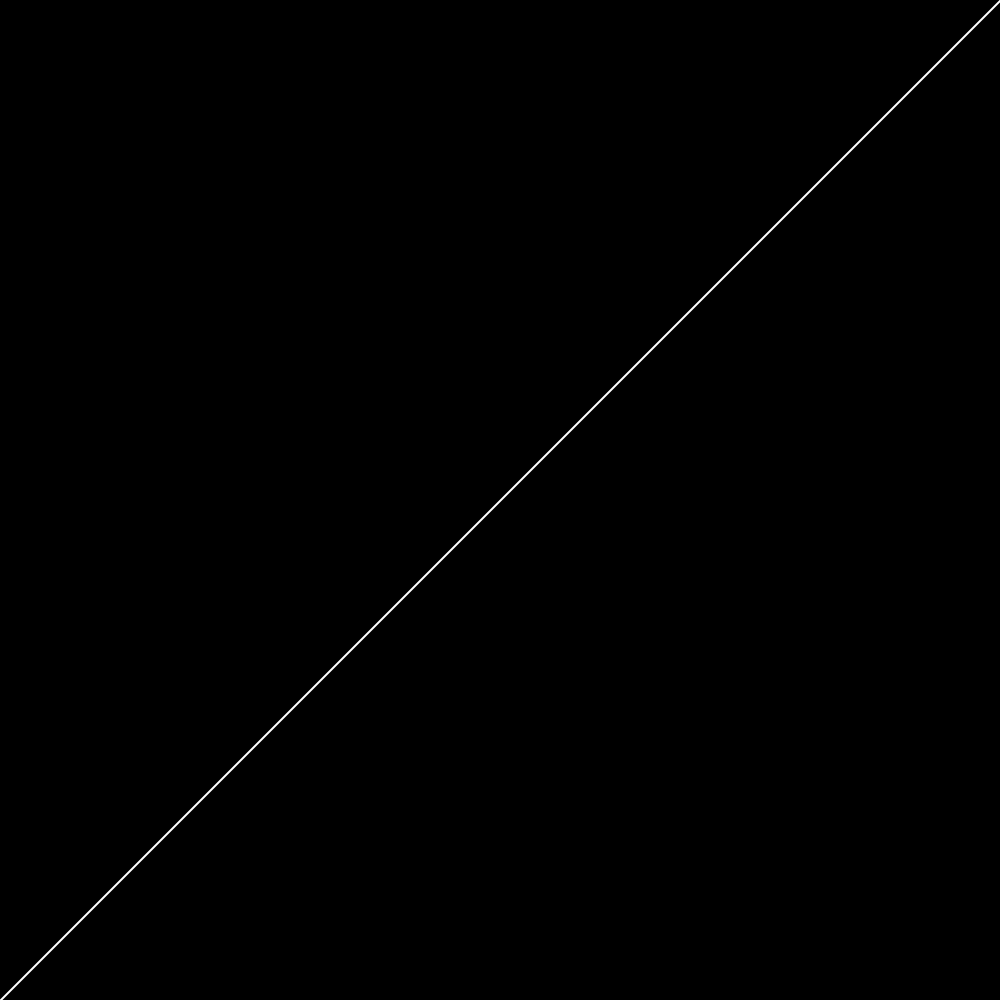
Frame 1 (no input)
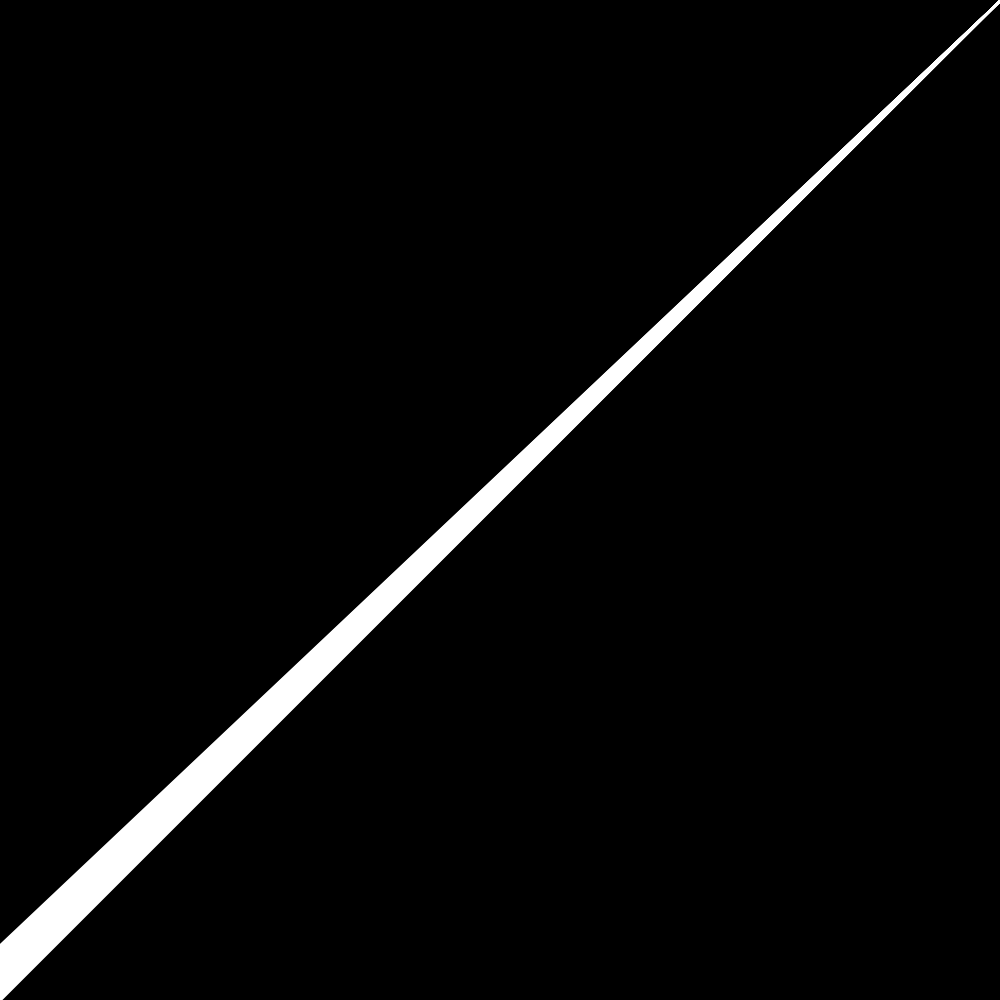
Frame 60 (the mouse pressed at the canvas centre just before this capture)
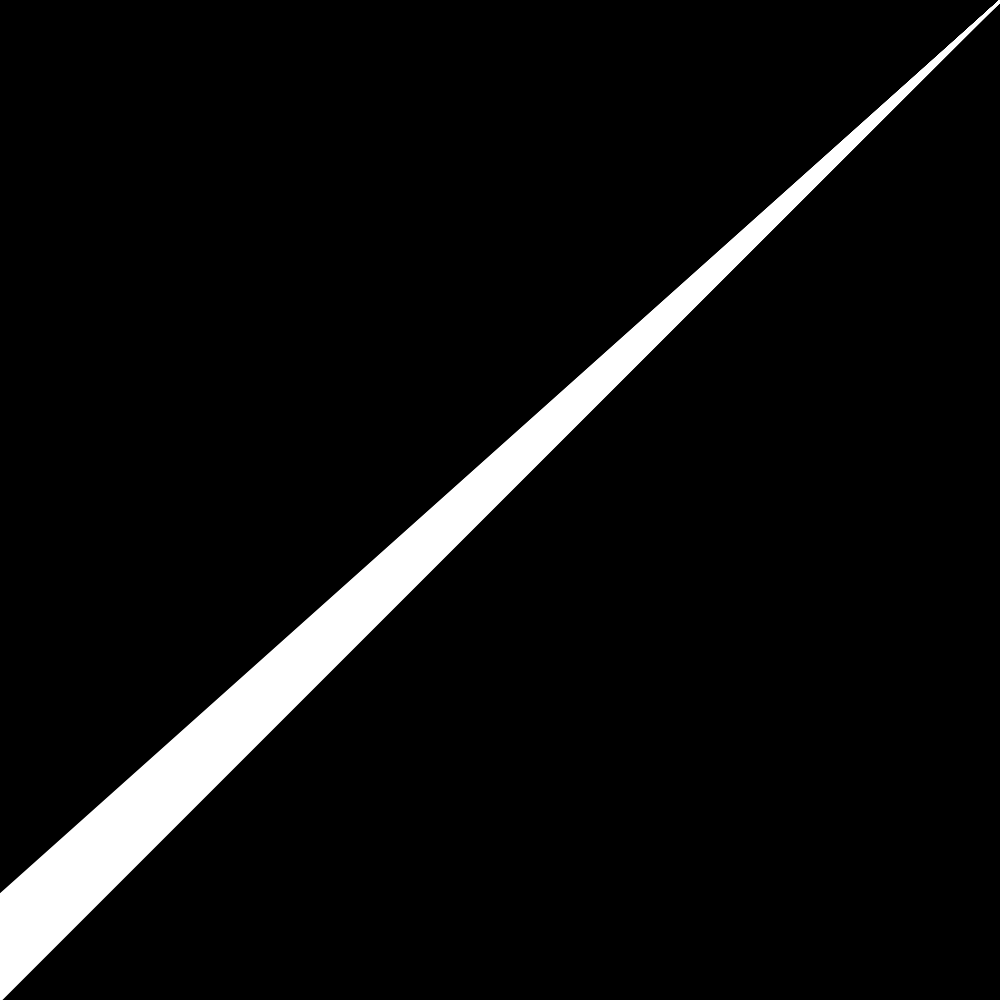
Frame 120 (the mouse held since frame 60 and released just before this capture)

The Processing sketch that drew these frames (run headless with seeded random() and noise(); from frame 60 on, the mouse is pressed at the canvas centre):

// Processing sketch: Bshapes
// ── Bshapes.pde
int swap = 1;

Trap t1;
Trap[] traps = new Trap[1];

ArrayList<Trap> trapezoids = new ArrayList<Trap>();

int isItBlack = 1; 

movingLine Lopening, L1,L2,L3,L4,L5,L6,L7,L8, L9, L10, L11, L12;

void setup(){
  size(1000, 1000);
  background(0);
  frameRate(130);
  
  trapezoids.add(new Trap(.5,.5,.5,.5,.5,.5,.5,.5,-1));
  
  traps[0]= new Trap(.5,.5,.5,.5,.5,.5,.5,.5,-1);
  Lopening = new movingLine(width,0,0,height);
  L1 = new movingLine(width,0,0,height);
  L2 = new movingLine(width/2,height,0,height);
  L3 = new movingLine(0,height,width/2,height);
  L4 = new movingLine(0,height,0,height/2);

  L5 = new movingLine(width,0,width,height);
  L6 = new movingLine(0,0,width,0);

  L7 = new movingLine(width/2,height-height/2, width-width/3, height-height/2);
  L8 = new movingLine(L7.rightX,L7.rightY,L7.rightX, 2*height/3);

  L9 = new movingLine(width/2,height-height/2, width-width/3, height-height/2);
  L10 = new movingLine(width/2,height-height/2, width-width/3, height-height/2);

  L11 = new movingLine(L8.rightX,L8.rightY,L8.rightX,L8.rightY);
  L12 = new movingLine(L7.rightX, L7.rightY, L7.rightX, L7.rightY);
  


}


void draw(){

if (frameCount*6/10 < 500){
   stroke(255);
  strokeWeight(2);
  Lopening.drawLine();
  Lopening.shift(0,0,-1,0);
  if(swap == -1){
  flipHalf();
  }

}

if (frameCount*6/10 >=500 && frameCount*6/10 <=1000){
  stroke(50);
  strokeWeight(2);
  L1.drawLine();
  L1.shift(0,0,0,1);
  if(swap == -1){
  flipHalf();
  }

  


}

if (frameCount*6/10 >=1000 && frameCount*6/10 <=1300){
  stroke(0);
  L2.drawLine();
  L2.shift(0,0,0,-1);

  if(swap == -1){
  flipHalf();
  }


}

if (frameCount*6/10>1000 && frameCount*6/10 <=1500){
  stroke(0);
  L3.drawLine();
  L3.shift(.5,-.5,0,0);
  L4.drawLine();
  L4.shift(.5,-.5,0,0);

  if(swap == -1){
  flipHalf();
  }


}

if (frameCount*6/10>1500 && frameCount*6/10 <= 2100){
  stroke(0);
  L5.drawLine();
  L5.shift(-1,0,-.5,0);
  L6.drawLine();
  L6.shift(0,.5,0,1);

  if(swap == -1){
  flipHalf();
  }

  

}

if (frameCount*6/10>=2100 && frameCount*6/10 <=2300){
    stroke(255);
    L7.drawLine();
    L7.shift(0,0,-1,-.5);

    L8.leftX=L7.rightX;
    L8.leftY=L7.rightY;
    L8.rightX=L7.rightX;
    L8.rightY=L7.rightY+250;

    L12.leftX=L7.leftX+170;
    L12.leftY=L7.leftY;
    L12.rightX=L7.rightX+170;
    L12.rightY=L7.rightY;

    if(swap == -1){
    flipHalf();
  }


}

if (frameCount*6/10>2300 && frameCount*6/10 <=2400){
    stroke(200);
    L8.drawLine();
    L8.shift(1,1,1,1);
    L11.leftX=L8.rightX;
    L11.leftY=L8.rightY;
    L11.rightX=L8.rightX-170;
    L11.rightY=L8.rightY-170;

    if(swap == -1){
  flipHalf();
  }


}

if (frameCount*6/10 >2400 && frameCount*6/10 <=2500){
    strokeWeight(3);
    stroke(50);
    L9.drawLine();
    L9.shift(0,1.5,-.5,1.5);
    strokeWeight(2);
    stroke(255);
    L10.drawLine();
    L10.shift(-1,-1,-1,-1);

    if(swap == -1){
  flipHalf();
  }


}

if (frameCount*6/10 >2500 && frameCount*6/10 <= 2600){

  stroke(255);
  L11.drawLine();
  L11.shift(-1,0,-1,0);

  if(swap == -1){
  flipHalf();
  }



}

if (frameCount*6/10 >2600 && frameCount*6/10<=2700){
  stroke(200);
  L11.drawLine();
  L11.shift(0,1,0,1);
  L12.drawLine();
  L12.shift(0,-1,0,-1);

  if (frameCount == 2700){


  }

  if(swap == -1){
  flipHalf();
  }



}



if (frameCount*6/10>2700 && frameCount*6/10<=2800){
  stroke(255);
  L11.drawLine();
  L11.shift(-1,0,-1,0);
  L12.drawLine();
  L12.shift(1,0,1,0);

  if(swap == -1){
  flipHalf();
  }


}

if (frameCount*6/10>2800 && frameCount*6/10<=2900){
  stroke(200);
  L11.drawLine();
  L11.shift(0,1,0,1);
  L12.drawLine();
  L12.shift(0,-1,0,-1);

  if(swap == -1){
  flipHalf();
  }



}

if (frameCount*6/10>2900 && frameCount*6/10<=3000){
  stroke(255);
  L11.drawLine();
  L11.shift(-1,0,-1,0);
  L12.drawLine();
  L12.shift(1,0,1,0);

  if(swap == -1){
  flipHalf();
  }



}

if (frameCount*6/10>3000 && frameCount*6/10<=3100){
  stroke(200);
  L12.drawLine();
  L12.shift(0,-1,0,-1);

  if(swap == -1){
  flipHalf();
  }



}

if (frameCount*6/10>3100 && frameCount*6/10<=5000){
   if (frameCount%300==0){
  trapezoids.add(new Trap(random(.3,.7),random(.3,.7),random(.4,.7),random(.3,.7),random(.3,.7),random(.3,.7),random(.3,.7),random(.3,.7), isItBlack));
  isItBlack = isItBlack*-1;
  }
  
  for (int i = 0; i< trapezoids.size(); i++){
    Trap t = trapezoids.get(i);
    t.drawTrap();
  
  }
   if(swap == -1){
  flipHalf();
  }
  
}

if (frameCount*6/10>5000 && frameCount*6/10<=6200){
    for (int i = 0; i< trapezoids.size(); i++){
    Trap t = trapezoids.get(i);
    t.drawTrap();
  
  }
   if(swap == -1){
  flipHalf();
  }
  
}

if (frameCount*6/10>6200){
  for (int i= trapezoids.size()-1;i>=0;i--){
    trapezoids.remove(i);
  } 
  frameCount = -1;
  swap = swap*-1;
 }

}

void flipHalf() {
  loadPixels();
  for (int x=width/2; x<width; x++) {
    for (int y=0; y<height; y++) {
      pixels[x+y*width] = pixels[(width-x)+y*width];
    }
  }
  updatePixels();
}

void flipVert() {
  loadPixels();
  for (int y=height/2; y<height; y++) {
    for (int x=0; x<width; x++) {
      pixels[x+y*height] = pixels[(height-y)+x*height];
    }
  }
  updatePixels();
}

// ── Trap.pde

 
class Trap {
   float TLX;
   float TLY;
   float TRX;
   float TRY;
   float BLX;
   float BLY;
   float BRX;
   float BRY;
   float x1=0, y1=0, x2=0, y2=0, x3=0, y3=0, x4=0, y4=0;
   int black;
   
   Trap(float x1c, float y1c, float x2c, float y2c, float x3c, float y3c, float x4c, float y4c, int col) {
     
     TLX = x1c;
     TLY = y1c;
     TRX = x2c;
     TRY = y2c;
     BLX = x3c;
     BLY = y3c;
     BRX = x4c;
     BRY = y4c;
     black = col; 
   }
   
   void drawTrap(){
    noStroke(); 
     
   if (black == 1){
      fill(0);
    }
    if (black == -1){
      fill(255);
    }
     
     pushMatrix();
     translate(width/2,height/2);
     quad(x1,y1,x2,y2,x3,y3,x4,y4);
     x1-= TLX;
     x2+=TRX;
     x3+=BLX;
     x4=BRX;
     y1-=TLY;
     y2-=TRY;
     y3+=BRY;
     y4+=BLY;
      popMatrix();
     
     
   }
  
}

// ── movingLine.pde

class movingLine{
  float leftX;
  float leftY;
  float rightX;
  float rightY;


  movingLine(float LX, float LY, float RX, float RY){
    leftX = LX;
    leftY = LY;
    rightX = RX;
    rightY = RY;

  }

  void drawLine(){

    line(leftX,leftY,rightX,rightY);

  }

  void shift(float LXdiff, float LYdiff, float RXdiff, float RYdiff){
    leftX = leftX + LXdiff;
    leftY += LYdiff;
    rightX+= RXdiff;
    rightY+= RYdiff;

  }
}
